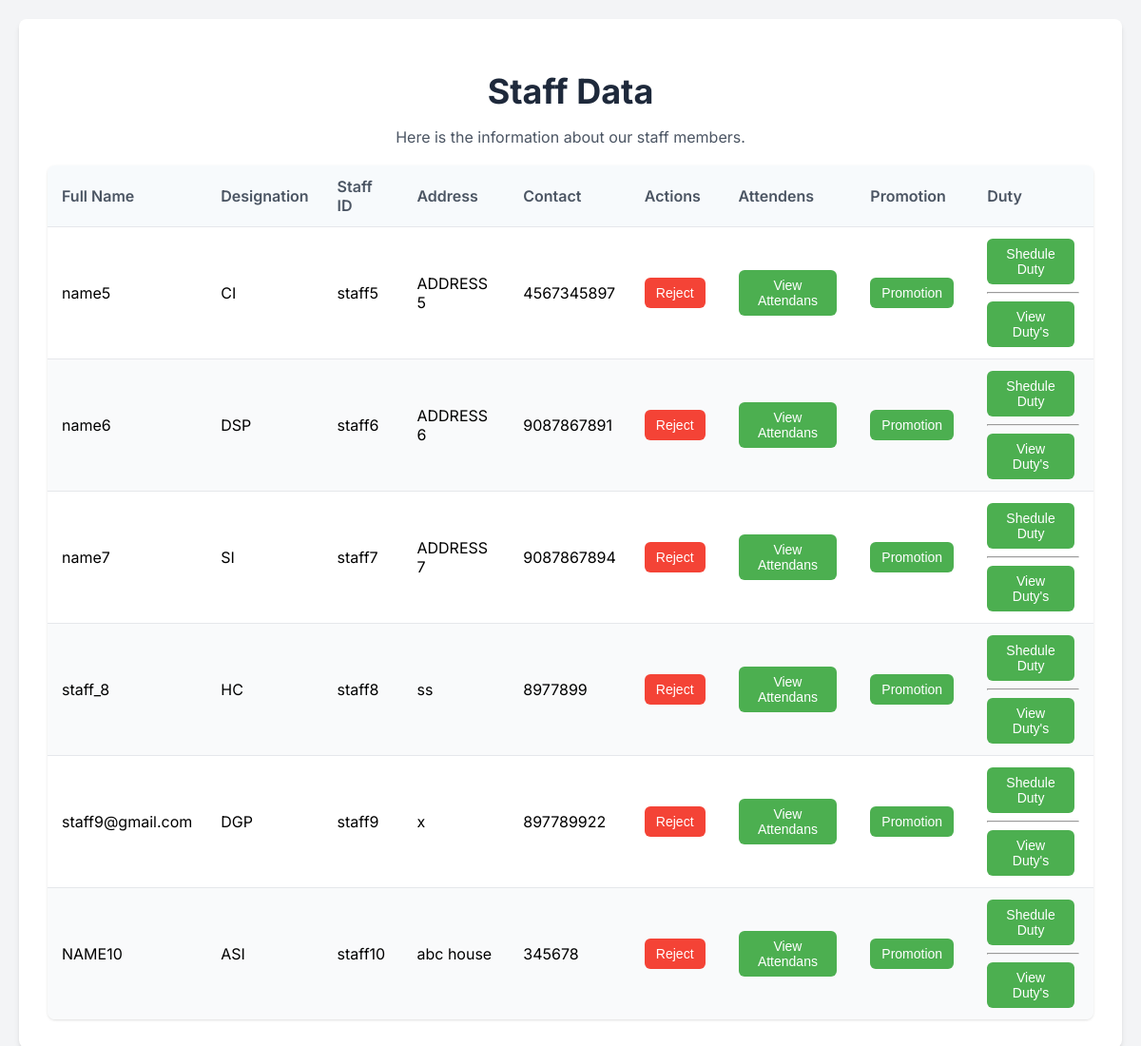
/view_staff/ (signed in), run on an earlier commit of the app's database.
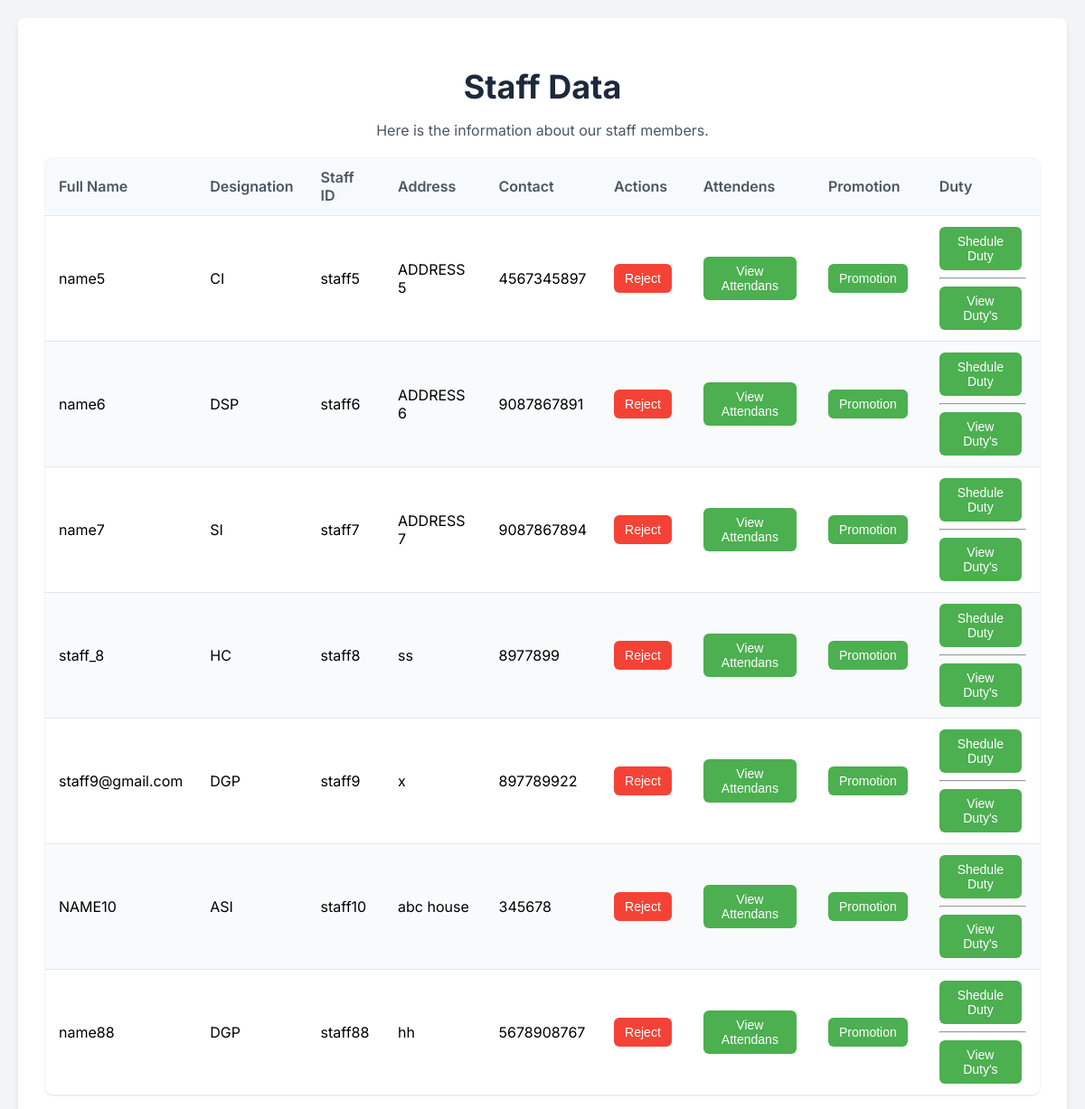
And on a later commit of the database.
### app_mini/models.py (models this page shows)
class staff(models.Model):
    DESIGNATION_CHOICE = [
        ('DGP', 'Director General of Police'),
        ('IGP', 'Inspector General of Police'),
        ('SP', 'Superintendent of Police'),
        ('DSP', 'Deputy Superintendent of Police'),
        ('CI', 'Circle Inspector'),
        ('SI', 'Sub Inspector'),
        ('ASI', 'Assistant Sub Inspector'),
        ('HC', 'Head Constable'),
        ('PC', 'Police Constable')
    ]
    staff_id = models.CharField(max_length=50, primary_key=True)
    login_id = models.ForeignKey(login, on_delete=models.CASCADE, null=True, blank=True)
    full_name = models.CharField(max_length=100)
    address = models.CharField(max_length=100)
    contact = models.CharField(max_length=50)
    designation = models.CharField(max_length=50, choices=DESIGNATION_CHOICE)
    gender = models.CharField(max_length=20)
    date_of_birth = models.CharField(max_length=20)
    station = models.ForeignKey(police_station_registration, on_delete=models.SET_NULL, null=True)

### app_mini/views.py (the view)
# urls.py: path('view_staff/', views.view_staff, name='view_staff'),
def view_staff(request):
    station_login_id = request.session.get('station_id')
    login_ins = get_object_or_404(login_table, id = station_login_id)
    station_ins = get_object_or_404(police_station_registration, login_id = login_ins)
    staff_data = staff.objects.filter(station = station_ins)
    return render(request, 'police_station/view_staff.html', {'staff_data' : staff_data})

### app_mini/templates/police_station/view_staff.html (shortened to what this page needs)
<!DOCTYPE html>
<html lang="en">
<head>
</head>
<body class="bg-gray-100 font-sans">
    <div class="staff-container">
        <header class="staff-header">
            <h1>Staff Data</h1>
            <p>Here is the information about our staff members.</p>
        </header>
        <main>
            <div class="staff-list">
                {% if staff_data %}
                <table class="staff-table">
                    <thead>
                        <tr>
                            <th>Full Name</th>
                            <th>Designation</th>
                            <th>Staff ID</th>
                            <th>Address</th>
                            <th>Contact</th>
                            <th>Actions</th>
                            <th>Attendens</th>
                            <th>Promotion</th>
                            <th>Duty</th>
                        </tr>
                    </thead>
                    <tbody>
                        {% for staff in staff_data %}
                        <tr>
                            <td>{{ staff.full_name }}</td>
                            <td>{{ staff.designation }}</td>
                            <td>{{ staff.staff_id }}</td>
                            <td>{{ staff.address }}</td>
                            <td>{{ staff.contact }}</td>
                            <td>
                                {% if staff.login_id.varification_status != "varified" %}
                                    <button><a href="../accept_staff/{{ staff.login_id.id }}">Accept</a></button>
                                {% else %}
                                    <button class="reject"><a href="../reject_staff/{{staff.login_id.id}}">Reject</a></button>
                                {% endif %}
                            </td>
                            <td>
                                <button><a href="{% url 'view_attendance_of_a_staff' staff.staff_id %}">View Attendans</a></button>
                            </td>
                            <td>
                                <button><a href="{% url 'promotion' staff.staff_id %}">Promotion</a></button>
                            </td>
                            <td>
                                <button><a href="{% url 'shedule_duty' staff.staff_id %}">Shedule Duty</a></button>
                                <hr>
                                <button><a href="../view_duty/{{ staff.staff_id }}">View Duty's</a></button>
                            </td>
                        </tr>
                        {% endfor %}
                    </tbody>
                </table>
                {% else %}
                <p class="no-staff-message">There Aren't Any Staff's</p>
                {% endif %}
            </div>
        </main>
    </div>
</body>
</html>

What changed in the data, as far as the page shows it:
added staff: full_name "name88", designation "DGP", staff_id "staff88", address "hh", contact "5678908767"
